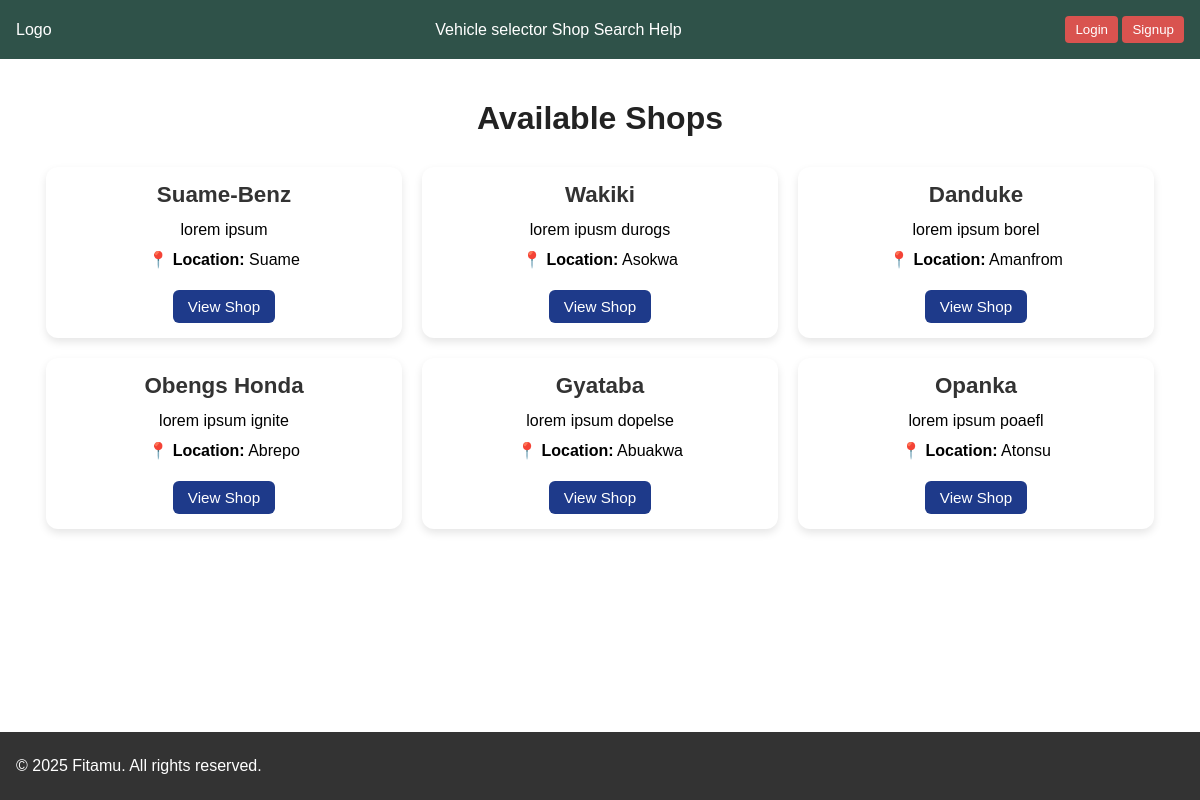
Screenshot of /carparts/shops/ with the database file from the repository.
### carparts/models.py (models this page shows, shortened)
class Shop(models.Model):
    name = models.CharField(max_length=100)
    description = models.TextField()
    location = models.CharField(max_length=200)

### carparts/views.py (the view)
# urls.py: path("shops/", views.shop_list, name="shop_list"),
def shop_list(request):
    shops = Shop.objects.all()
    return render(request, "carparts/shop_list.html", {"shops": shops})

### carparts/templates/carparts/shop_list.html
{% extends "base.html" %}
{% load static %}
{% block content %}
<link rel="stylesheet" href="{% static 'css/shop.css' %}">
<h2>Available Shops</h2>
<div class="shop-container">
  {% for shop in shops %}
    <div class="shop-card">
      <h3>{{ shop.name }}</h3>
      <p>{{ shop.description }}</p>
      <p><strong>📍 Location:</strong> {{ shop.location }}</p>
      <a href="{% url 'shop_detail' shop.id %}" class="btn">View Shop</a>
    </div>
  {% empty %}
    <p>No shops available yet.</p>
  {% endfor %}
</div>
{% endblock %}

### static/css/styles.css (style rules this page uses)
* { padding: 0; margin: 0; box-sizing: border-box; font-family: Verdana, Geneva, Tahoma, sans-serif; }
body { height: 100vh; display: flex; flex-direction: column; }

### static/css/shop.css (style rules this page uses)
h2 { font-size: 2rem; color: #222; text-align: center; margin: 20px 0; }
h3 { font-size: 1.4rem; color: #333; margin-bottom: 10px; }
p { font-size: 1rem; line-height: 1.5; margin: 6px 0; }
.shop-container { display: grid; grid-template-columns: repeat(auto-fit, minmax(280px, 1fr)); gap: 20px; margin: 20px; padding: 10px; }
.shop-card { background: #fff; border-radius: 12px; box-shadow: 0 4px 8px rgba(0,0,0,0.1); padding: 15px; transition: transform 0.2s ease, box-shadow 0.2s ease; text-align: center; }
.btn { display: inline-block; margin-top: 12px; padding: 8px 15px; background-color: #1e3a8a; color: #fff; text-decoration: none; border-radius: 6px; font-size: 0.95rem; transition: background 0.3s ease; }

### rows the page displays
Shop: name "Suame-Benz", description "lorem ipsum", location "Suame"
Shop: name "Wakiki", description "lorem ipusm durogs", location "Asokwa"
Shop: name "Danduke", description "lorem ipsum borel", location "Amanfrom"
Shop: name "Obengs Honda", description "lorem ipsum ignite", location "Abrepo"
Shop: name "Gyataba", description "lorem ipsum dopelse", location "Abuakwa"
Shop: name "Opanka", description "lorem ipsum poaefl", location "Atonsu"

### other values shown
{{ year|default:2025 }} "2025"
